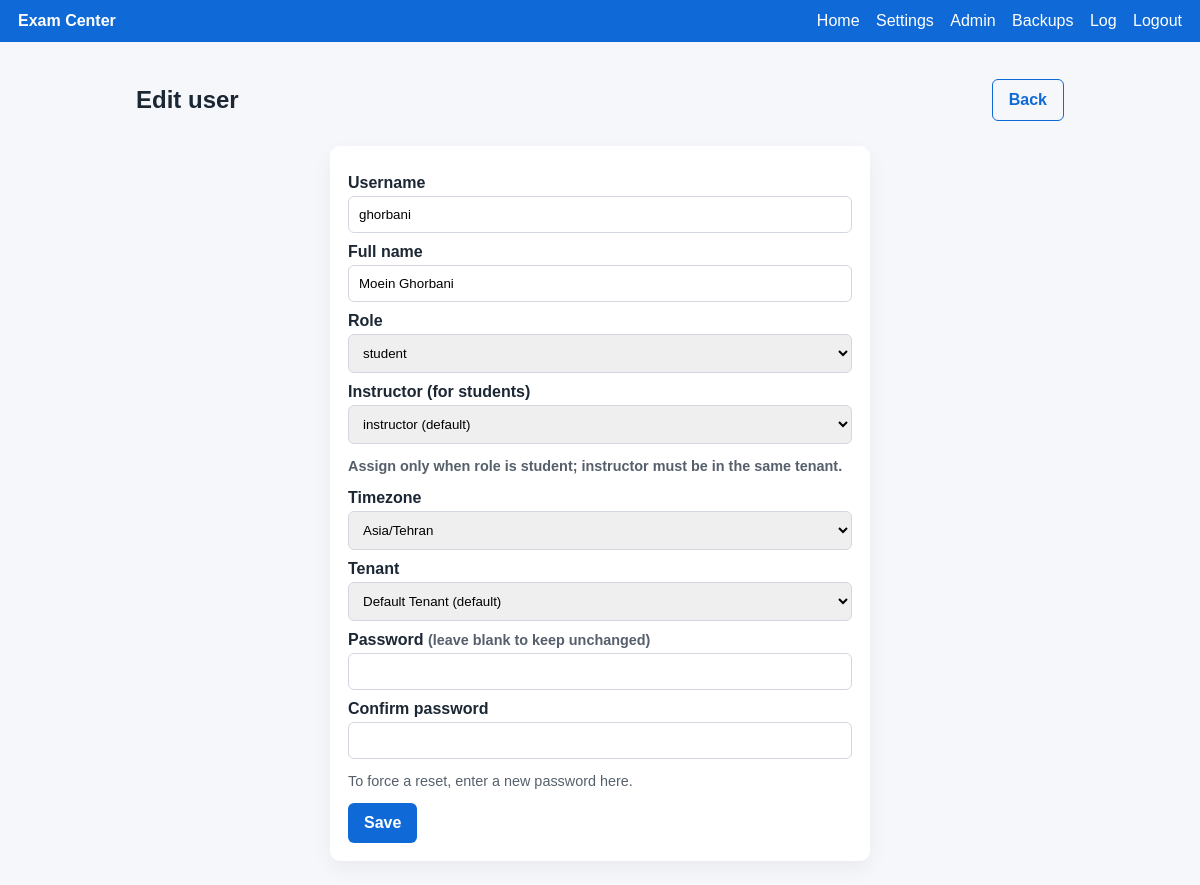
The page /admin/users/4/edit (signed in) on the database its author committed.
### app/models/__init__.py (models this page shows, shortened)
class User(db.Model):
    id = db.Column(db.Integer, primary_key=True)
    username = db.Column(db.String(80), unique=True, nullable=False)
    password_hash = db.Column(db.String(256), nullable=False)
    role = db.Column(db.String(20), nullable=False)  # instructor or student
    full_name = db.Column(db.String(120))
    tenant_id = db.Column(db.Integer, db.ForeignKey("tenant.id"), nullable=False)
    tenant = db.relationship("Tenant")
    instructor_id = db.Column(db.Integer, db.ForeignKey("user.id"))
    instructor = db.relationship("User", remote_side=[id], backref="students", foreign_keys=[instructor_id])
    timezone = db.Column(db.String(64))

class Tenant(db.Model):
    id = db.Column(db.Integer, primary_key=True)
    name = db.Column(db.String(120), nullable=False)
    slug = db.Column(db.String(80), unique=True, nullable=False)

### app/controllers/admin.py (the view, shortened to what this page needs)
@bp.route("/admin/users/<int:user_id>/edit", methods=["GET", "POST"])
@login_required(role="admin")
def admin_user_edit(user_id):
    user_obj = db.session.get(User, user_id)
    if not user_obj:
        abort(404)
    tenants = get_tenants_for_forms()
    instructors = User.query.filter_by(role="instructor").order_by(User.username).all()
    return render_template("user_form.html", tenants=tenants, user=user_obj, instructors=instructors, timezone_options=TIMEZONE_OPTIONS)

### app/controllers/admin.py (called while the page is built)
def get_tenants_for_forms():
    return Tenant.query.order_by(Tenant.name).all()

### app/controllers/core.py (called while the page is built)
@bp.before_app_request
def log_access():
    if request.path.startswith("/static"):
        return
    user = get_current_user()
    tenant_id = user.tenant_id if user else None
    ip = request.headers.get("X-Forwarded-For", request.remote_addr)
    try:
        entry = AccessLog(
            ip=ip,
            path=request.path[:400],
            method=request.method,
            user_agent=(request.headers.get("User-Agent") or "")[:400],
            user_id=user.id if user else None,
            tenant_id=tenant_id,
        )
        db.session.add(entry)
        db.session.commit()
    except Exception:
        db.session.rollback()

### app/utils/auth.py (called while the page is built)
def get_current_user():
    uid = session.get("user_id")
    if not uid:
        return None
    return db.session.get(User, uid)

def login_required(role=None):
    def decorator(func):
        @wraps(func)
        def wrapper(*args, **kwargs):
            user = get_current_user()
            if not user:
                flash("Please log in first.")
                return redirect(url_for("auth.login"))
            if role:
                allowed = {role} if isinstance(role, str) else set(role)
                if user.role != "admin" and user.role not in allowed:
                    abort(403)
            return func(*args, **kwargs)
        return wrapper
    return decorator

### templates/user_form.html (shortened to what this page needs)
{% extends "layout.html" %}
{% block content %}
<div class="toolbar">
  <div>
    <h2>{{ "Edit user" if user else "New user" }}</h2>
  </div>
  <a class="btn ghost" href="{{ url_for('admin.admin_dashboard') }}">Back</a>
</div>
<form method="post" class="card narrow">
  <label>Username
    <input type="text" name="username" value="{{ user.username if user else '' }}" required>
  </label>
  <label>Full name
    <input type="text" name="full_name" value="{{ user.full_name if user else '' }}">
  </label>
  <label>Role
    <select name="role">
      {% set selected_role = user.role if user else "student" %}
      {% for r in ["admin", "instructor", "student"] %}
        <option value="{{ r }}" {% if selected_role == r %}selected{% endif %}>{{ r }}</option>
      {% endfor %}
    </select>
  </label>
  <label>Instructor (for students)
    <select name="instructor_id">
      {% for inst in instructors %}
        <option value="{{ inst.id }}"
          {% if user and user.instructor_id == inst.id %}selected{% endif %}>
          {{ inst.username }} ({{ inst.tenant.slug }})
        </option>
      {% endfor %}
    </select>
    <p class="hint">Assign only when role is student; instructor must be in the same tenant.</p>
  </label>
  <label>Timezone
    <select name="timezone">
      {% for tz in timezone_options %}
        <option value="{{ tz }}" {% if user and user.timezone == tz %}selected{% endif %}>{{ tz }}</option>
      {% endfor %}
    </select>
  </label>
  <label>Tenant
    <select name="tenant_id" required>
      {% for t in tenants %}
        <option value="{{ t.id }}" {% if user and user.tenant_id == t.id %}selected{% endif %}>{{ t.name }} ({{ t.slug }})</option>
      {% endfor %}
    </select>
  </label>
  <label>Password {% if user %}<span class="hint">(leave blank to keep unchanged)</span>{% endif %}
    <input type="password" name="password" {% if not user %}required{% endif %}>
  </label>
  {% if user %}
    <label>Confirm password
      <input type="password" name="password_confirm">
    </label>
  {% endif %}
  {% if user %}
    <p class="hint">To force a reset, enter a new password here.</p>
  {% endif %}
  <div class="actions">
    <button type="submit" class="btn">Save</button>
  </div>
</form>
{% endblock %}

### static/style.css (style rules this page uses)
* { box-sizing: border-box; }
body { font-family: Arial, sans-serif; margin: 0; background: #f5f7fb; color: #1c2734; }
a { color: #0f6ad8; text-decoration: none; }
.card { background: #fff; border-radius: 10px; padding: 18px; box-shadow: 0 8px 20px rgba(0,0,0,0.05); margin-bottom: 16px; }
.narrow { max-width: 540px; margin: 0 auto; }
.toolbar { display: flex; justify-content: space-between; align-items: center; margin-bottom: 12px; gap: 8px; flex-wrap: wrap; }
form label { display: block; font-weight: 600; margin: 10px 0 4px; }
input, textarea, select { width: 100%; padding: 10px; border: 1px solid #d3d8e0; border-radius: 6px; margin-top: 4px; }
button, .btn { display: inline-block; padding: 10px 16px; border: none; border-radius: 6px; background: #0f6ad8; color: #fff; cursor: pointer; font-weight: 700; font-family: inherit; font-size: 1em; line-height: 1.2; text-decoration: none; }
button.ghost, .btn.ghost { background: transparent; color: #0f6ad8; border: 1px solid #0f6ad8; }
.hint { color: #56606c; font-size: 0.9em; }
.actions { display: flex; gap: 8px; justify-content: flex-end; align-items: center; flex-wrap: wrap; }
.card .actions { justify-content: flex-start; }
.ghost { background: transparent; }

### rows shown on the page
User: username "ghorbani", full_name "Moein Ghorbani", role "student", instructor_id "instructor (default)", timezone "Asia/Tehran", tenant_id "Default Tenant (default)"

### other values the page prints
{{ "Edit user" if user else "New user" }} "Edit user"
